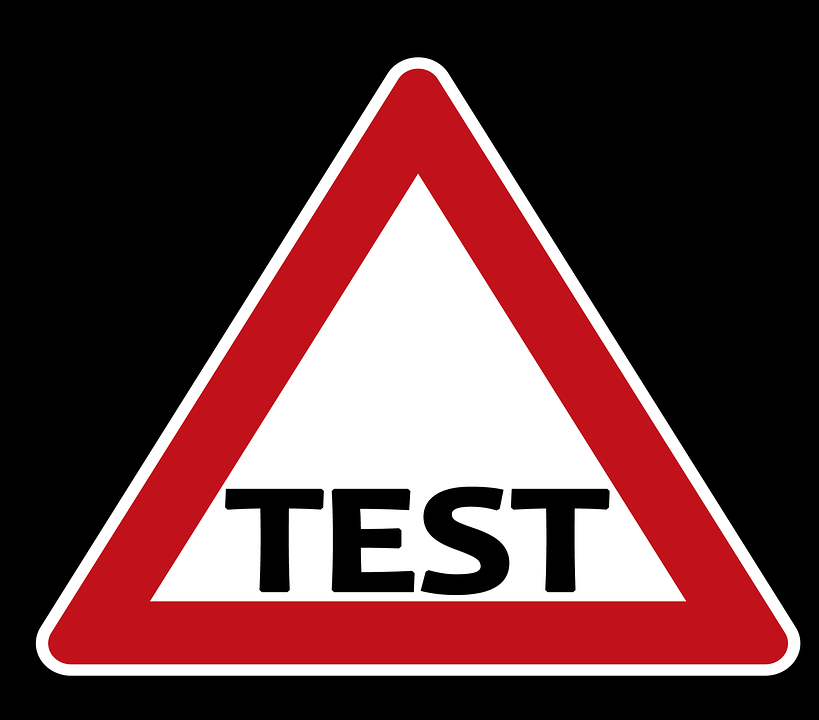
#> input picture LED_Matrix_Spotify_API_WIP/img2.jpg, 819 x 720 px, found by its file name
$ python convert_image.py
#> lines starting #> are read from the running program, lines starting #| are printed output that depends on the picture
import cv2

img = cv2.imread('C:/Users/ahpye/Desktop/dev/LED_Matrix_Spotify_API_WIP/img2.jpg')
#> img is the input picture: shape (720, 819, 3); mean B, G, R 57.7, 55.7, 92.2
res = cv2.resize(img, dsize=(32, 32), interpolation=cv2.INTER_CUBIC)
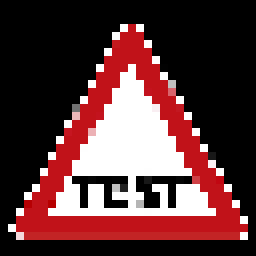
#> res: shape (32, 32, 3) (shown 8 times larger); mean B, G, R 56.8, 55, 92.2
cv2.imwrite('C:/Users/ahpye/Desktop/dev/LED_Matrix_Spotify_API_WIP/img2.bmp', res)
